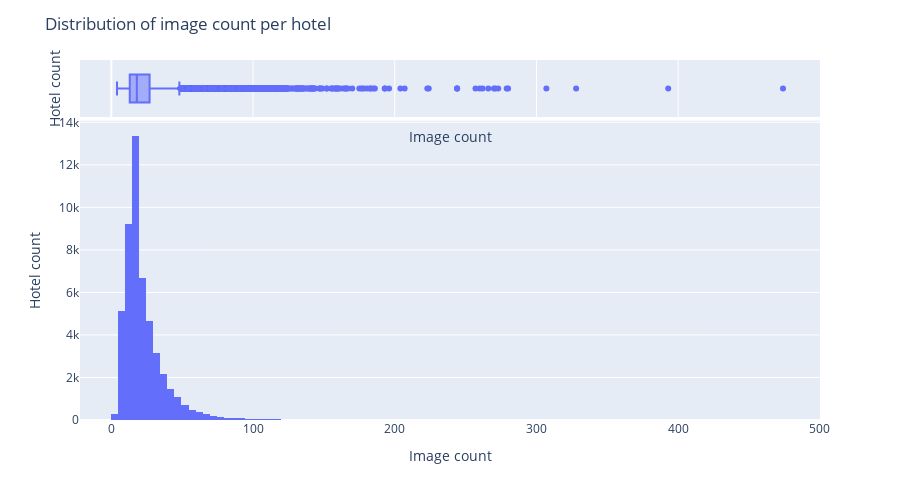

This figure's notebook cell:
### Code cell
fig = px.histogram(group_df, x="image_count", nbins=100, marginal="box", height=500)
fig.update_layout(title="Distribution of image count per hotel")
fig.update_traces(hovertemplate="Image count: %{x} <br>Hotel count: %{y:%d}")
fig.update_yaxes(title_text="Hotel count")
fig.update_xaxes(title_text="Image count")
fig.show()

### Figure 1 — Plotly figure (JSON) as saved in the notebook; plotly's stock layout.template omitted (floating-point values rounded to 4 significant figures; data arrays with more than 128 entries replaced by an {"elided": "..."} marker saying what was removed)
{"data": [{"alignmentgroup": "True", "bingroup": "x", "hovertemplate": "Image count: %{x} <br>Hotel count: %{y:%d}", "legendgroup": "", "marker": {"color": "#636efa", "pattern": {"shape": ""}}, "name": "", "nbinsx": 100, "offsetgroup": "", "orientation": "v", "showlegend": false, "type": "histogram", "x": {"elided": "50000 int values"}, "xaxis": "x", "yaxis": "y"}, {"alignmentgroup": "True", "hovertemplate": "Image count: %{x} <br>Hotel count: %{y:%d}", "legendgroup": "", "marker": {"color": "#636efa"}, "name": "", "notched": true, "offsetgroup": "", "showlegend": false, "type": "box", "x": {"elided": "50000 int values"}, "xaxis": "x2", "yaxis": "y2"}], "layout": {"barmode": "relative", "height": 500, "legend": {"tracegroupgap": 0}, "margin": {"t": 60}, "title": {"text": "Distribution of image count per hotel"}, "xaxis": {"anchor": "y", "domain": [0, 1], "title": {"text": "Image count"}}, "xaxis2": {"anchor": "y2", "domain": [0, 1], "matches": "x", "showgrid": true, "showticklabels": false, "title": {"text": "Image count"}}, "yaxis": {"anchor": "x", "domain": [0, 0.8316], "title": {"text": "Hotel count"}}, "yaxis2": {"anchor": "x2", "domain": [0.8416, 1], "matches": "y2", "showgrid": false, "showline": false, "showticklabels": false, "ticks": "", "title": {"text": "Hotel count"}}}}
